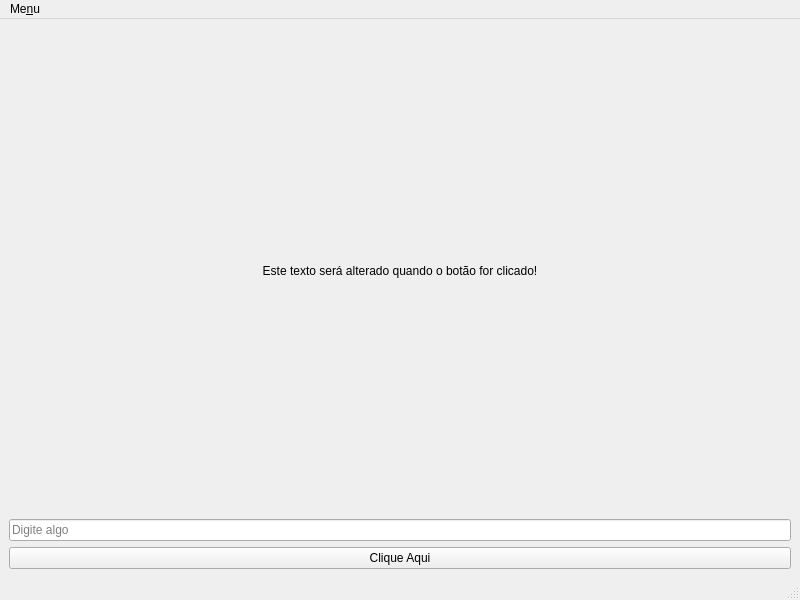
<?xml version="1.0" encoding="UTF-8"?>
<ui version="4.0">
 <class>MainWindow</class>
 <widget class="QMainWindow" name="MainWindow">
  <property name="geometry">
   <rect>
    <x>0</x>
    <y>0</y>
    <width>800</width>
    <height>600</height>
   </rect>
  </property>
  <property name="windowTitle">
   <string>Python PySide2 MainWindow (XML)</string>
  </property>
  <property name="windowIcon">
   <iconset>
    <normaloff>./icons/icon.png</normaloff>./icons/icon.png</iconset>
  </property>
  <widget class="QWidget" name="centralwidget">
   <layout class="QVBoxLayout" name="verticalLayout">
    <item>
     <widget class="QLabel" name="label">
      <property name="text">
       <string>Este texto será alterado quando o botão for clicado!</string>
      </property>
      <property name="alignment">
       <set>Qt::AlignCenter</set>
      </property>
     </widget>
    </item>
    <item>
     <widget class="QLineEdit" name="lineEdit">
      <property name="placeholderText">
       <string>Digite algo</string>
      </property>
     </widget>
    </item>
    <item>
     <widget class="QPushButton" name="pushButton">
      <property name="text">
       <string>Clique Aqui</string>
      </property>
     </widget>
    </item>
   </layout>
  </widget>
  <widget class="QMenuBar" name="menubar">
   <property name="geometry">
    <rect>
     <x>0</x>
     <y>0</y>
     <width>800</width>
     <height>30</height>
    </rect>
   </property>
   <widget class="QMenu" name="menuMenu">
    <property name="title">
     <string>Me&amp;nu</string>
    </property>
    <addaction name="actionSair"/>
   </widget>
   <addaction name="menuMenu"/>
  </widget>
  <widget class="QStatusBar" name="statusbar"/>
  <action name="actionSair">
   <property name="text">
    <string>Sair</string>
   </property>
  </action>
 </widget>
 <resources/>
 <connections/>
</ui>
